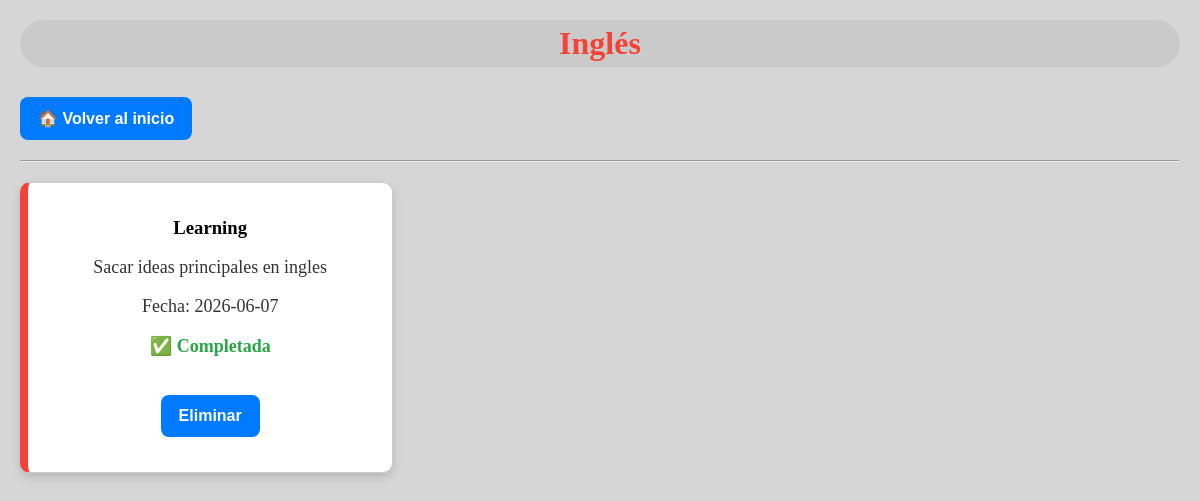
/ingles, run on the app's committed database.
### tables this page shows
CREATE TABLE tareas (
        id INTEGER PRIMARY KEY AUTOINCREMENT,
        titulo TEXT,
        materia TEXT,
        descripcion TEXT,
        fecha TEXT,
        estado TEXT
    );

### app.py (the view)
@app.route("/ingles")
def ingles():
    conexion = sqlite3.connect("database.db")
    cursor = conexion.cursor()
    cursor.execute("""
    SELECT * FROM tareas
    WHERE materia = 'Inglés'
    ORDER BY estado DESC, fecha ASC
    """)
    tareas = cursor.fetchall()
    conexion.close()
    return render_template(
        "materia.html",
        tareas=tareas,
        nombre_materia="Inglés",
        clase_color="ingles"
    )

### templates/materia.html (shortened to what this page needs)
<!DOCTYPE html>
<html lang="en">
<head>
    <link rel="stylesheet" href="/static/styles.css">
</head>
<body>
    <h1 class="{{ clase_color }}">{{ nombre_materia }}</h1>
<a href="/">
    <button>🏠 Volver al inicio</button>
</a>
<hr>
{% if tareas %}
<div class="tareas_contenedor">
{% for tarea in tareas %}
<div class="tarea {{ clase_color }}">
    <h3>{{ tarea[1] }}</h3>
    <p>{{ tarea[3] }}</p>
    <p>Fecha: {{ tarea[4] }}</p>
    {% if tarea[5] == "Pendiente" %}
    <p class="pendiente">⏳ Pendiente</p>
{% else %}
    <p class="completada">✅ Completada</p>
{% endif %}
<div class="acciones">
<form action="/eliminar/{{ tarea[0] }}" method="GET" onsubmit="return confirm('¿Estás seguro de que deseas eliminar esta tarea?');">
    <button type="submit">Eliminar</button>
</form>
</div>
</div>
{% endfor %}
</div>
{% else %}
<p>No hay tareas registradas en esta materia.</p>
{% endif %}
</body>
</html>

### static/styles.css (style rules this page uses)
body { font-family: sanvito, cursive; background-color: #d6d6d6; margin: 0; padding: 20px; }
h1 { text-align: center; margin-bottom:10px; }
p { text-align: center; font-size: 18px; color: #333; }
form { background-color: white; padding: 20px; border-radius: 10px; }
button { background-color: #007bff; color: white; padding: 12px 18px; border: none; border-radius: 8px; cursor: pointer; font-size: 16px; font-weight: bold; }
hr { margin: 20px 0; }
.tarea { text-align: center; background-color: white; padding: 15px; border: 1px solid #ccc; border-radius: 10px; margin-bottom: 15px; }
.completada { color: #28a745; font-weight: bold; }
.tarea { background-color: white; padding: 15px; border-radius: 10px; margin-bottom: 15px; border-left: 5px solid #007bff; min-height: 250px; }
.tarea.ingles { border-left: 8px solid #f44336; }
h1.ingles { margin:auto; background-color: #cacaca; color: #f44336; padding: 5px; border-radius: 30px; text-align: center; margin-bottom: 30px; }
.contenedor_formulario, .resumen, .tarea { box-shadow: 0px 4px 10px rgba(0,0,0,0.15); }
.acciones { justify-content: center; display: flex; gap: 15px; }
.tareas_contenedor { display: grid; grid-template-columns: repeat(3, 1fr); gap: 20px; }

### data on the page
tareas: materia "Inglés", titulo "Learning", descripcion "Sacar ideas principales en ingles", fecha "2026-06-07", estado "✅ Completada"
